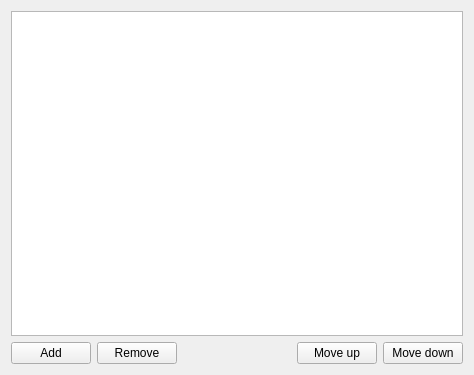
<?xml version="1.0" encoding="UTF-8"?>
<ui version="4.0">
 <class>ItemListWidget</class>
 <widget class="QWidget" name="ItemListWidget">
  <property name="geometry">
   <rect>
    <x>0</x>
    <y>0</y>
    <width>474</width>
    <height>375</height>
   </rect>
  </property>
  <property name="windowTitle">
   <string>Form</string>
  </property>
  <layout class="QVBoxLayout" name="verticalLayout">
   <item>
    <widget class="ActionTools::ItemListView" name="itemsListView">
     <property name="acceptDrops">
      <bool>true</bool>
     </property>
     <property name="dragEnabled">
      <bool>true</bool>
     </property>
     <property name="dragDropMode">
      <enum>QAbstractItemView::InternalMove</enum>
     </property>
     <property name="defaultDropAction">
      <enum>Qt::MoveAction</enum>
     </property>
     <property name="selectionMode">
      <enum>QAbstractItemView::SingleSelection</enum>
     </property>
     <property name="selectionBehavior">
      <enum>QAbstractItemView::SelectRows</enum>
     </property>
    </widget>
   </item>
   <item>
    <layout class="QHBoxLayout" name="horizontalLayout">
     <item>
      <widget class="QPushButton" name="addPushButton">
       <property name="text">
        <string>Add</string>
       </property>
      </widget>
     </item>
     <item>
      <widget class="QPushButton" name="removePushButton">
       <property name="text">
        <string>Remove</string>
       </property>
      </widget>
     </item>
     <item>
      <spacer name="horizontalSpacer">
       <property name="orientation">
        <enum>Qt::Horizontal</enum>
       </property>
       <property name="sizeHint" stdset="0">
        <size>
         <width>40</width>
         <height>20</height>
        </size>
       </property>
      </spacer>
     </item>
     <item>
      <widget class="QPushButton" name="moveUpPushButton">
       <property name="text">
        <string>Move up</string>
       </property>
      </widget>
     </item>
     <item>
      <widget class="QPushButton" name="moveDownPushButton">
       <property name="text">
        <string>Move down</string>
       </property>
      </widget>
     </item>
    </layout>
   </item>
  </layout>
 </widget>
 <customwidgets>
  <customwidget>
   <class>ActionTools::ItemListView</class>
   <extends>QListView</extends>
   <header>itemlistview.h</header>
  </customwidget>
 </customwidgets>
 <resources/>
 <connections/>
</ui>
